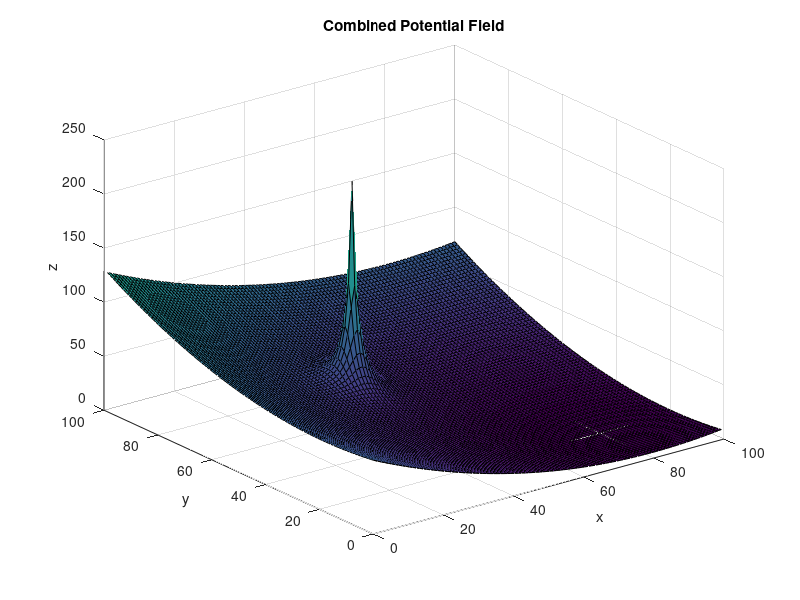

MATLAB code for this plot:

%% Combined Potential Field

%%%%%%%%%%%%%%%%%%%%%%%%%%%%%% 
% Code by: Rohan Nair 
% AMR 2021 
% Date: 10/12/2021
%%%%%%%%%%%%%%%%%%%%%%%%%%%%%%

clear
close all
clc

%% Parameters

% Workspace Size
xlim([0 100])
ylim([0 100])

[x, y] = meshgrid (1:100, 1:100);

% goal coordinates
x_goal = 80;
y_goal = 20 ;

xi = 0.01;

attractive_2D = xi*((x - x_goal).^2 + (y - y_goal).^2);

p1 = [30, 50];
p2 = [50, 50];
p3 = [50, 70];
p4 = [30, 70];

c = [(p1(1) + p2(1))/2, (p2(2) + p3(2))/2]; % calculating center of obstacle

% distance to center of obstacle
d0 = 25;

% distance to center of obstacle
d = sqrt((x - c(1)).^2 + (y - c(2)).^2) + 0.01; 

d = d/5 + 0.5;

eta = 100;

for i = 1:100
    for j = 1:100
        if d(i,j) > d0
            repulsive_2D(i,j) = 0;
        else
            repulsive_2D(i,j) = 0.5*eta*(1/d(i,j) - 1/d0)^2;
        end
    end
end


combined_field = attractive_2D + repulsive_2D;

s = surf(combined_field);
xlabel('x')
ylabel('y')
zlabel('z')
title('Combined Potential Field')

